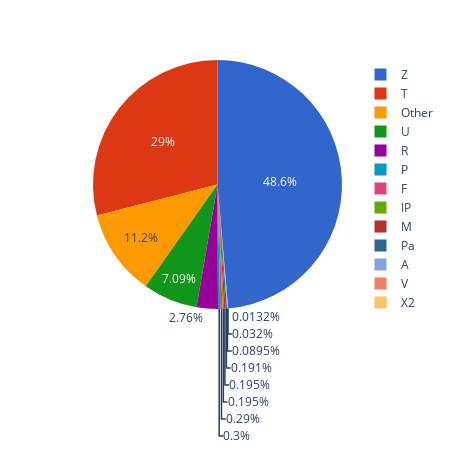

Write notebook code for a chart like this one.
### Code cell
fig = _plot_pie(image_by_type, "count", "map_type")
fig.write_html(
    op.join(fig_dir, "07_images_by_maptype.html"), full_html=True, include_plotlyjs=True
)
fig.write_image(op.join(fig_dir, "07_images_by_maptype.png"), scale=6)
fig.show()

### Figure 1 — Plotly figure (JSON) as saved in the notebook; plotly's stock layout.template omitted (floating-point values rounded to 4 significant figures)
{"data": [{"domain": {"x": [0, 1], "y": [0, 1]}, "hovertemplate": "map_type=%{label}<br>count=%{value}<extra></extra>", "labels": ["A", "F", "IP", "M", "Other", "P", "Pa", "R", "T", "U", "V", "X2", "Z"], "legendgroup": "", "name": "", "showlegend": true, "type": "pie", "values": [176, 571, 383, 383, 22048, 591, 375, 5432, 57071, 13939, 63, 26, 95674]}], "layout": {"height": 450, "legend": {"tracegroupgap": 0}, "margin": {"t": 60}, "piecolorway": ["#3366CC", "#DC3912", "#FF9900", "#109618", "#990099", "#0099C6", "#DD4477", "#66AA00", "#B82E2E", "#316395"], "width": 450}}
